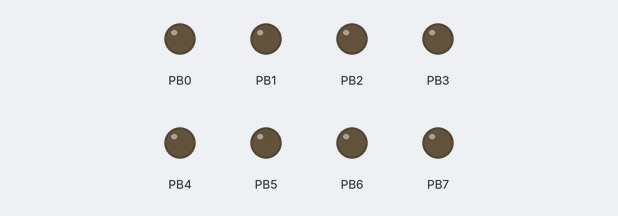
Bench run of a program on a simulated ATmega32, built with avr-gcc and emulated at 4 MHz (the files do not name the chip). Shown: output pins drawn as LEDs (lit = HIGH).

Above: at 12.65 s.
Timing chart, 0 to 40.0 s (numbered marks = the images above):
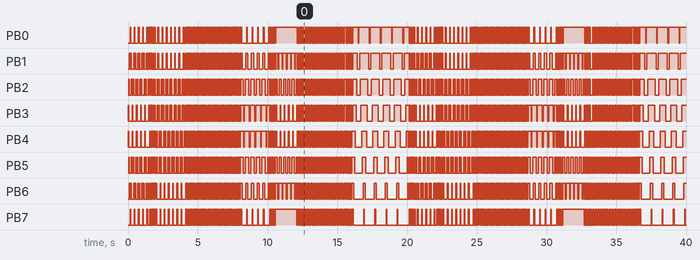

The program:

main.c
```c
/*
 * main.c
 *
 *  CreateB on: Jun 16, 2010
 *      Author: Mukul Sharma/B-Tech IT_BHU_Tronix
 */

#include<avr/io.h>
#include<util/delay.h>
int main()
{
	int m;
	DDRB=255;
	while(1)
	{
m=0;
while(m<5){                      // first pBttern
  // PORTB=0;           //  in binBry   0b1110000101001 etc
     PORTB=24;
   _delay_ms(50);
   PORTB=36;
   _delay_ms(50);
   PORTB=66;
   _delay_ms(50);
   PORTB=129;
   _delay_ms(50);
   PORTB=66;
   _delay_ms(50);
    PORTB=36;
   _delay_ms(50);


   m++;
   }
m=0;
while(m<5)							//breBk
   {

   PORTB=15;
   _delay_ms(50);
   PORTB=240;
   _delay_ms(50);
   m++;
  }
m=0;
while(m<7){							//seconB pBttern
	   PORTB=192;
	   _delay_ms(50);
	   PORTB=48;
	   _delay_ms(50);
	   PORTB=12;
	   _delay_ms(50);
	   PORTB=3;
	   _delay_ms(50);
	   PORTB=12;
	    _delay_ms(50);
	   PORTB=48;
	   _delay_ms(50);
	   m++;

}
m=0;
while(m<5)					//breBk
   {

   PORTB=15;
   _delay_ms(50);
   PORTB=240;
   _delay_ms(50);
   m++;
  }

m=0;
while(m<30)             // 3rB
{
	PORTB=170;
	_delay_ms(50);
	PORTB=85;
	_delay_ms(50);
	m++;
}
m=0;
while(m<5)  //brk
   {

   PORTB=15;
   _delay_ms(50);
   PORTB=240;
   _delay_ms(50);
   m++;
  }

m=0;
while(m<5)			//4th
{
	PORTB=255;
	_delay_ms(50);
	PORTB=126;
	_delay_ms(50);
	PORTB=60;
	_delay_ms(50);
	PORTB=24;
	_delay_ms(50);
	PORTB=0;
	_delay_ms(50);
	PORTB=24;
	_delay_ms(50);
	PORTB=60;
	_delay_ms(50);
	PORTB=126;
	_delay_ms(50);
	m++;
}
m=0;
while(m<5)  //brk
   {

   PORTB=15;
   _delay_ms(50);
   PORTB=240;
   _delay_ms(50);
   m++;
  }

m=0;
while(m<5)    //5th
{
	PORTB=255;
	_delay_ms(50);
	PORTB=231;
	_delay_ms(50);
	PORTB=195;
	_delay_ms(50);
	PORTB=129;
	_delay_ms(50);
	PORTB=195;
	_delay_ms(50);
	PORTB=231;
	_delay_ms(50);
	m++;
}
m=0;
while(m<5)   //brk
   {

   PORTB=15;
   _delay_ms(50);
   PORTB=240;
   _delay_ms(50);
   m++;
  }
m=0;
while(m<15)  //6th
{
	PORTB=0;
	_delay_ms(100);
	PORTB=255;
	_delay_ms(100);
	m++;
 }

m=0;
while(m<5)
   {

   PORTB=15;
   _delay_ms(50);
   PORTB=240;
   _delay_ms(50);
   m++;
  }
m=0;
while(m<5)  //7th
{

	PORTB=255;
	_delay_ms(50);
	PORTB=127;
	_delay_ms(50);
	PORTB=63;
	_delay_ms(50);
	PORTB=31;
	_delay_ms(50);
	PORTB=15;
	_delay_ms(50);
	PORTB=7;
	_delay_ms(50);
	PORTB=3;
	_delay_ms(50);
	PORTB=1;
	_delay_ms(50);
	PORTB=0;
	_delay_ms(50);
	PORTB=1;
	_delay_ms(50);
	PORTB=3;
	_delay_ms(50);
	PORTB=7;
	_delay_ms(50);
	PORTB=15;
	_delay_ms(50);
	PORTB=31;
	_delay_ms(50);
	PORTB=63;
	_delay_ms(50);
	PORTB=127;
	_delay_ms(50);
	m++;
}

m=0;
while(m<5)
   {

   PORTB=15;
   _delay_ms(50);
   PORTB=240;
   _delay_ms(50);
   m++;
  }

	}

 return 0;
}
```
